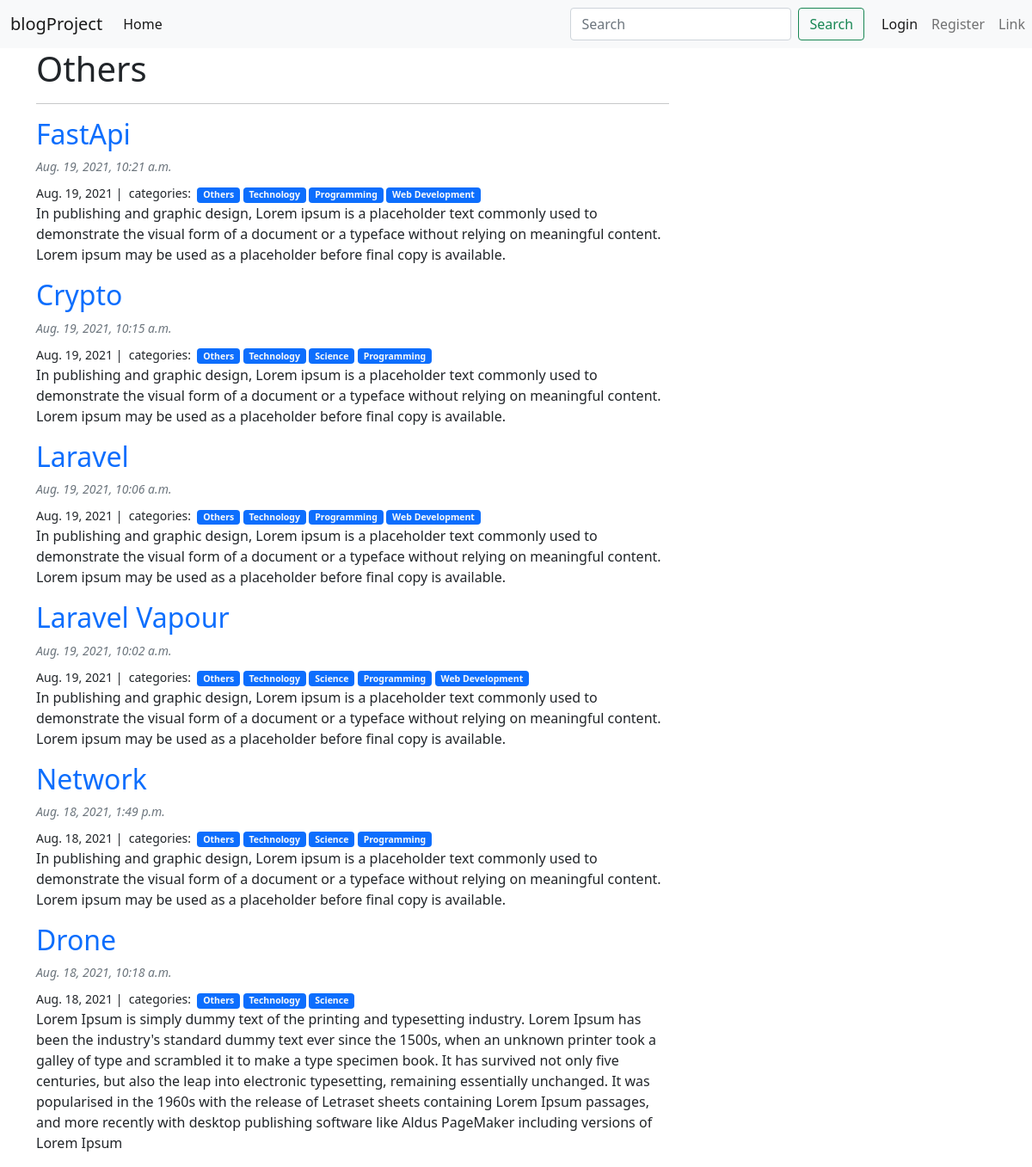
The app's page /Others/, older data.
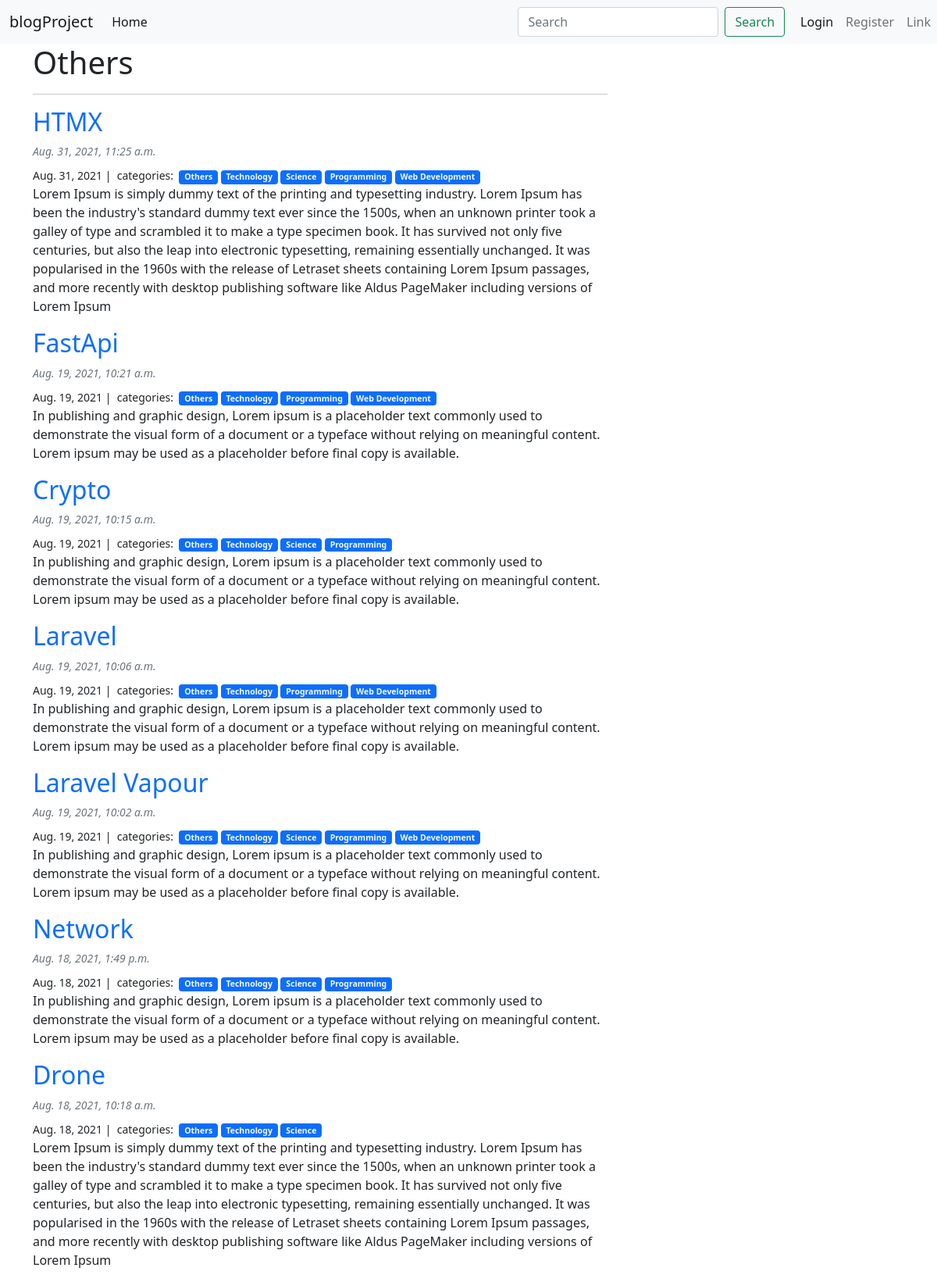
The same page, newer data.
### blog_post/models.py (models this page shows, shortened)
class Post(models.Model):
  title = models.CharField(max_length=255)
  created_by = models.ForeignKey(Account, on_delete=models.CASCADE)
  body  = models.TextField()
  created = models.DateTimeField(auto_now_add=True)
  last_modified = models.DateTimeField(auto_now=True)
  image         = models.ImageField(default='post_pics/default.jpg',upload_to='post_pics',null=True,blank=True)
  categories = models.ManyToManyField('Category',related_name='posts')

class Category(models.Model):
  name = models.CharField(max_length=20)

### blog_post/views.py (the view)
# urls.py: path('<category>/',views.blog_category,name="blog_category"),
def blog_category(request, category):
  posts = Post.objects.filter(
    categories__name__contains=category
  ).order_by('-created')
  context = {
    'category':category,
    'posts':posts
  }
  return render(request,'post/blog_category.html',context)

### templates/post/blog_category.html
{% extends 'base.html' %}
{% block content %}
<div class="container">
  <div class="row">
    <div class="col-md-8">
      <h1>{{ category | title }}</h1>
      <hr>
      {% for post in posts %}
      <h2> <a class="text-decoration-none " href="{% url 'blog_post:blog_detail'  post.id %}">{{ post.title }}</a> </h2>
      <small>
        <div class="text-muted fst-italic mb-2">{{ post.created }}</div>
        {{ post.created.date }} |&nbsp;
        categories:&nbsp;
        {% for category in post.categories.all %}
        <a class="badge bg-primary text-decoration-none link-light" href="{% url 'blog_post:blog_category' category.name %}">
          {{ category.name }}
        </a>
        {% endfor %}
      </small>
       <p>{{ post.body }}</p>
      {% endfor %}
    </div>
  </div>
</div>
{% endblock %}

Row changes from the older to the newer data that the page shows:
added Post: title "HTMX", created "Aug. 31, 2021, 11:25 a.m.", created "Aug. 31, 2021", body "Lorem Ipsum is simply dummy text of the printing and typesetting industry. Lorem Ipsum has been the industry's standard dummy text ever since the 1500s, when an unknown printer took a galley of type and scrambled it to make a type specimen book. It has survived not only five centuries, but also the leap into electronic typesetting, remaining essentially unchanged. It was popularised in the 1960s with the release of Letraset sheets containing Lorem Ipsum passages, and more recently with desktop publishing software like Aldus PageMaker including versions of Lorem Ipsum", Category (name "Others"), Category (name "Technology"), Category (name "Science"), Category (name "Programming"), Category (name "Web Development")
